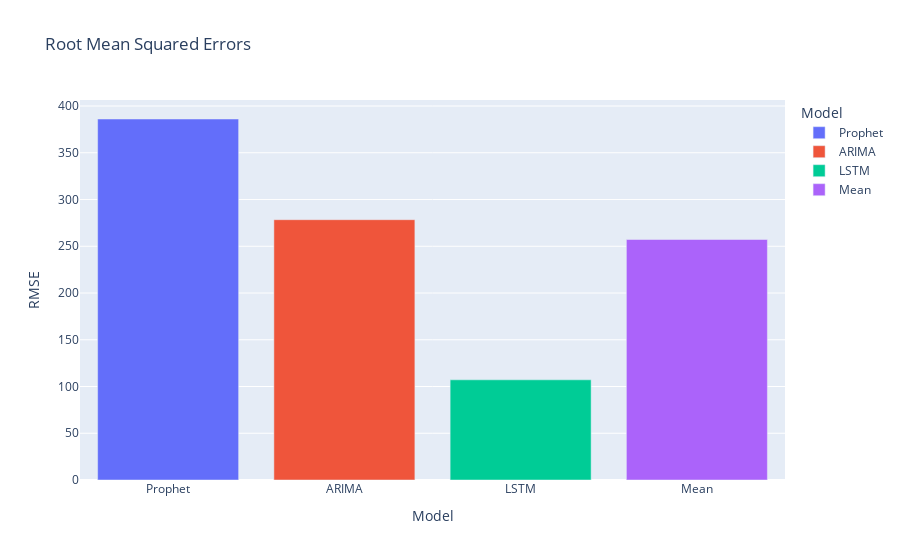

Here is the notebook cell this chart was saved with:
### Code cell
#Root Mean Squared Error
from sklearn.metrics import mean_squared_error
rmse_Prophet = mean_squared_error(predicted_values["Actual"], predicted_values["Prophet"], squared=False)
rmse_ARIMA = mean_squared_error(predicted_values["Actual"], predicted_values["ARIMA"], squared=False)
rmse_LSTM = mean_squared_error(predicted_values["Actual"], predicted_values["LSTM"], squared=False)
rmse_overall = (rmse_Prophet + rmse_ARIMA + rmse_LSTM) / 3

rmse_df = pd.DataFrame({"Model": ["Prophet", "ARIMA", "LSTM", "Mean"], "RMSE": [rmse_Prophet, rmse_ARIMA, rmse_LSTM, rmse_overall]})

fig = px.bar(rmse_df, x="Model", y="RMSE", color="Model", title="Root Mean Squared Errors")
fig.show()

### Figure 1 — Plotly figure (JSON) as saved in the notebook; plotly's stock layout.template omitted (floating-point values rounded to 4 significant figures)
{"data": [{"hovertemplate": "Model=%{x}<br>RMSE=%{y}<extra></extra>", "legendgroup": "Prophet", "marker": {"color": "#636efa", "pattern": {"shape": ""}}, "name": "Prophet", "orientation": "v", "showlegend": true, "textposition": "auto", "type": "bar", "x": ["Prophet"], "xaxis": "x", "y": [386.1], "yaxis": "y"}, {"hovertemplate": "Model=%{x}<br>RMSE=%{y}<extra></extra>", "legendgroup": "ARIMA", "marker": {"color": "#EF553B", "pattern": {"shape": ""}}, "name": "ARIMA", "orientation": "v", "showlegend": true, "textposition": "auto", "type": "bar", "x": ["ARIMA"], "xaxis": "x", "y": [278.4], "yaxis": "y"}, {"hovertemplate": "Model=%{x}<br>RMSE=%{y}<extra></extra>", "legendgroup": "LSTM", "marker": {"color": "#00cc96", "pattern": {"shape": ""}}, "name": "LSTM", "orientation": "v", "showlegend": true, "textposition": "auto", "type": "bar", "x": ["LSTM"], "xaxis": "x", "y": [107.2], "yaxis": "y"}, {"hovertemplate": "Model=%{x}<br>RMSE=%{y}<extra></extra>", "legendgroup": "Mean", "marker": {"color": "#ab63fa", "pattern": {"shape": ""}}, "name": "Mean", "orientation": "v", "showlegend": true, "textposition": "auto", "type": "bar", "x": ["Mean"], "xaxis": "x", "y": [257.2], "yaxis": "y"}], "layout": {"barmode": "relative", "legend": {"title": {"text": "Model"}, "tracegroupgap": 0}, "title": {"text": "Root Mean Squared Errors"}, "xaxis": {"anchor": "y", "categoryarray": ["Prophet", "ARIMA", "LSTM", "Mean"], "categoryorder": "array", "domain": [0, 1], "title": {"text": "Model"}}, "yaxis": {"anchor": "x", "domain": [0, 1], "title": {"text": "RMSE"}}}}
